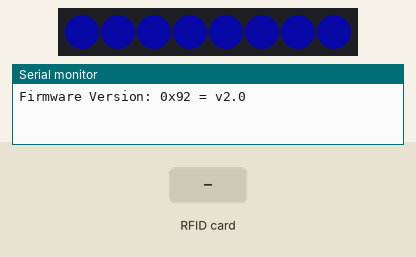
Simulated run of this sketch. Board: Arduino Uno, built with avr-gcc and run on an emulated ATmega328P. Parts: 8 RGB LEDs in strip order, left to right, the last lines printed to the serial monitor. Inputs (shaded band) come from the test bench. Dim RGB values are drawn brighter than linear.

Above: at 0.9 s.
2.3 s: RFID card 5E 7A 19 C4 held to the reader
At 2.41 s:
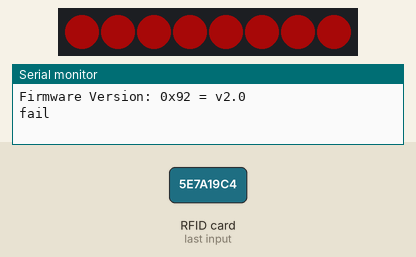
At 3.8 s:
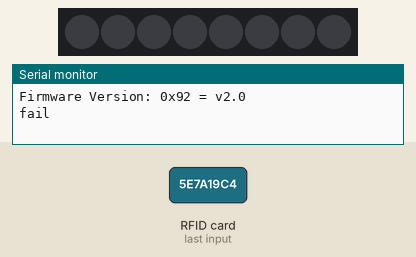
Timing chart, 0 to 5.3 s (numbered marks = the images above; inputs shaded):
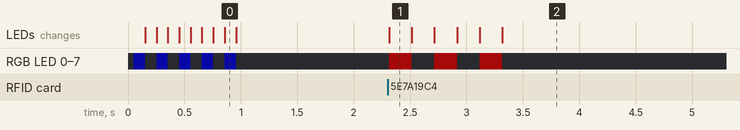

Measured:
- after the input at 2.3 s, RGB LED 0–7: alternates RGB(42, 2, 2) for 0.20 s and off for 0.20 s, 6 changes in all, then stays off, starting at once; the LEDs: change at once (image 1)

The sketch:

dragonBoardArduino.ino
```cpp
#include <Adafruit_NeoPixel.h>
#ifdef __AVR__
#include <avr/power.h>
#endif

#define PIN            6

// How many NeoPixels are attached to the Arduino?
#define NUMPIXELS      8

Adafruit_NeoPixel pixels = Adafruit_NeoPixel(NUMPIXELS, PIN, NEO_GRBW + NEO_KHZ800);

#include <SPI.h>
#include <MFRC522.h>


/*
 *  * Typical pin layout used:
   -----------------------------------------------------------------------------------------
               MFRC522      Arduino       Arduino   Arduino    Arduino          Arduino
               Reader/PCD   Uno/101       Mega      Nano v3    Leonardo/Micro   Pro Micro
   Signal      Pin          Pin           Pin       Pin        Pin              Pin
   -----------------------------------------------------------------------------------------
   RST/Reset   RST          9             5         D9         RESET/ICSP-5     RST
   SPI SS      SDA(SS)      10            53        D10        10               10
   SPI MOSI    MOSI         11 / ICSP-4   51        D11        ICSP-4           16
   SPI MISO    MISO         12 / ICSP-1   50        D12        ICSP-1           14
   SPI SCK     SCK          13 / ICSP-3   52        D13        ICSP-3           15
*/

#define RST_PIN         9          // Configurable, see typical pin layout above
#define SS_PIN          10         // Configurable, see typical pin layout above

MFRC522 mfrc522(SS_PIN, RST_PIN);  // Create MFRC522 instance

void setup() {

  Serial.begin(115200);    // Initialize serial communications with the PC
  SPI.begin();      // Init SPI bus
  mfrc522.PCD_Init();   // Init MFRC522
  mfrc522.PCD_DumpVersionToSerial();  // Show details of PCD - MFRC522 Card Reader details
  pixels.begin(); // This initializes the NeoPixel library.
  blink(0, 0, 40, 5, 100);
}

void loop() {
  if ( ! mfrc522.PICC_IsNewCardPresent()) {
    return;
  }

  // Select one of the cards
  if ( ! mfrc522.PICC_ReadCardSerial()) {
    return;
  }

  //Serial.println(mfrc522.uid.uidByte[0]);
  //Serial.println(mfrc522.uid.uidByte[1]);
  //Serial.println(mfrc522.uid.uidByte[2]);
  //Serial.println(mfrc522.uid.uidByte[3]);
  if (
    mfrc522.uid.uidByte[0] == 176 &&
    mfrc522.uid.uidByte[1] == 168 &&
    mfrc522.uid.uidByte[2] == 200 &&
    mfrc522.uid.uidByte[3] == 87) {
    Serial.println("pass");
    blink(0, 40, 0, 3, 200);
  } else {
    Serial.println("fail");
    blink(40, 0, 0, 3, 200);
  }


  delay(2000);

}

void blink(int r, int g, int b, int count, int delayval) {
  for (int blinks = 0; blinks < count; blinks++) {
    for (int i = 0; i < NUMPIXELS; i++) {
      pixels.setPixelColor(i, pixels.Color(r, g, b, 2)); // green color.
    }
    pixels.show(); // This sends the updated pixel color to the hardware.
    delay(delayval);
    for (int i = 0; i < NUMPIXELS; i++) {
      pixels.setPixelColor(i, pixels.Color(0, 0, 0, 0)); // Clear color.
    }
    pixels.show(); // This sends the updated pixel color to the hardware.
    delay(delayval);
  }
}
```
